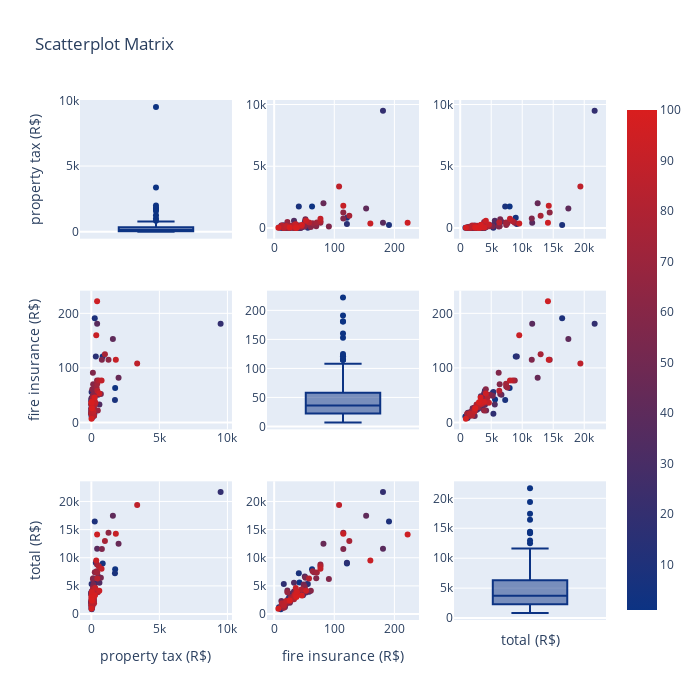

Notebook code cell kept with this figure:
### Code cell
import plotly.figure_factory as ff

df=rent2.iloc[:100]
data=df.loc[:,["property tax (R$)","fire insurance (R$)","total (R$)"]]

data["index"]=np.arange(1,len(data)+1)

fig=ff.create_scatterplotmatrix(data,diag="box",index="index",colormap="Portland",colormap_type="cat",height=700,width=700)

iplot(fig)
